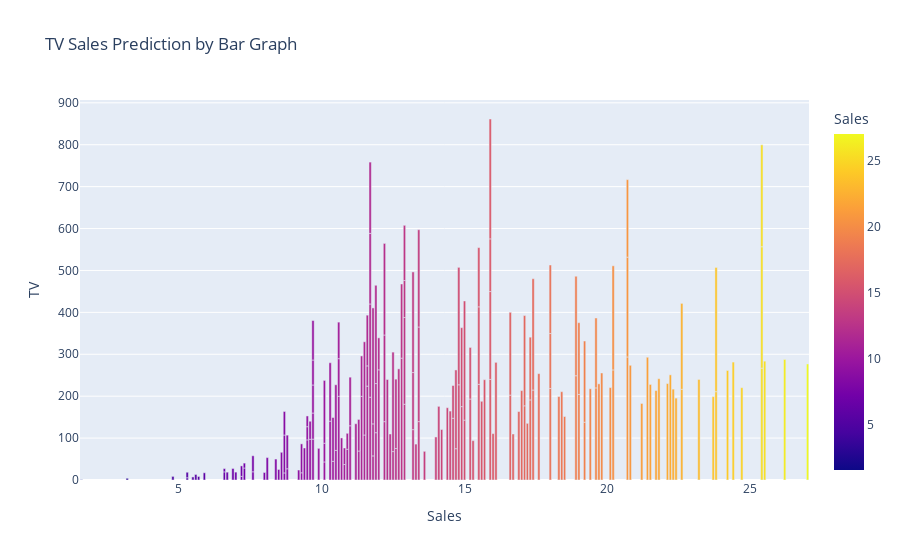

The notebook cell saved with this chart:
### Markdown cell above
Analyzing Data By Bar Graph

### Code cell
xy = px.bar(df,x = 'Sales' ,y='TV',color='Sales',
                title = 'TV Sales Prediction by Bar Graph',template = 'plotly')
xy.update_layout(xaxis={'categoryorder':'total descending'})
xy.show()

### Figure 1 — Plotly figure (JSON) as saved in the notebook; plotly's stock layout.template omitted (floating-point values rounded to 4 significant figures; data arrays with more than 128 entries replaced by an {"elided": "..."} marker saying what was removed)
{"data": [{"alignmentgroup": "True", "hovertemplate": "Sales=%{marker.color}<br>TV=%{y}<extra></extra>", "legendgroup": "", "marker": {"color": {"elided": "200 float values"}, "coloraxis": "coloraxis", "pattern": {"shape": ""}}, "name": "", "offsetgroup": "", "orientation": "v", "showlegend": false, "textposition": "auto", "type": "bar", "x": {"elided": "200 float values"}, "xaxis": "x", "y": {"elided": "200 float values"}, "yaxis": "y"}], "layout": {"barmode": "relative", "coloraxis": {"colorbar": {"title": {"text": "Sales"}}, "colorscale": [[0, "#0d0887"], [0.1111, "#46039f"], [0.2222, "#7201a8"], [0.3333, "#9c179e"], [0.4444, "#bd3786"], [0.5556, "#d8576b"], [0.6667, "#ed7953"], [0.7778, "#fb9f3a"], [0.8889, "#fdca26"], [1, "#f0f921"]]}, "legend": {"tracegroupgap": 0}, "title": {"text": "TV Sales Prediction by Bar Graph"}, "xaxis": {"anchor": "y", "categoryorder": "total descending", "domain": [0, 1], "title": {"text": "Sales"}}, "yaxis": {"anchor": "x", "domain": [0, 1], "title": {"text": "TV"}}}}
